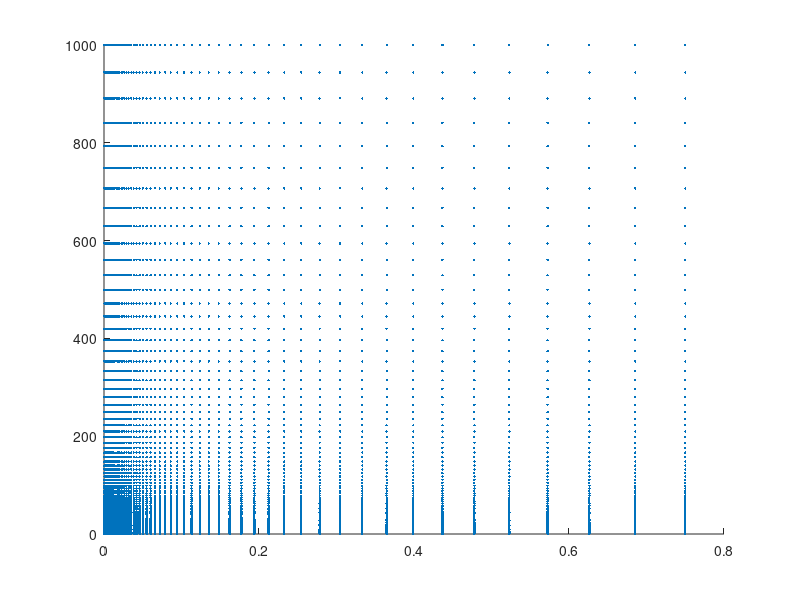

Write MATLAB code to recreate this figure. (Note: this script raises an error after producing the figure.)
clear all
clc
% close all

set(0, 'DefaultLineLineWidth', 2); %set thickness of all the lines = 2

n_pigment=1.196;  %real refractive index of pigment
k_pigment=0;  %imaginary refractive index of pigment
n_medium = 1;
nang=20000;
no_of_f_v=100;
no_of_xs=200;

f_v=logspace(-4,log10(0.75),no_of_f_v);
xs = logspace(-2,3,no_of_xs)';
teta=linspace(eps,pi,nang)';%don't start with zero to avoid division by zero
u=cos(teta);


gridmap=zeros(no_of_f_v*no_of_xs,2);
counter=1;
for i=1:length(xs)
    for j=1:length(f_v)
        gridmap(counter,1)=xs(i);
        gridmap(counter,2)=f_v(j);
        counter=counter+1;
    end
end
figure
s=scatter(gridmap(:,2),gridmap(:,1),3,'filled');
hAx=gca;
s.MarkerFaceColor = [1 0 0];
set(gca,'XScale', 'log')
set(gca,'YScale', 'log')
ylabel('Size parameter, \chi')
xlabel('Volume fraction, f_v')
hAx.XColor = [0 0 0];
hAx.YColor = [0 0 0];
hAx.LineWidth = 1.5;
axis square
xlim([10^-4 0.75])
ylim([10^-2 10^3])
hAx.XAxis.TickValues = [10^-4 10^-3 10^-2 10^-1 0.75];
xticklabels({'10^{-4}','10^{-3}','10^{-2}','10^{-1}','0.75'})
set(gca,'FontSize',13)
box on
saveas(gcf,['grid.png'])
% saveas(gcf,['grid.emf'])
saveas(gcf,['grid.fig'])


f_v_cr_1 = @(x_s) (0.9047./(pi./(2*x_s)+1)).^3;%drolen tien line

drolen_fv=f_v_cr_1(xs);
drolen_fv=drolen_fv(drolen_fv>0.006);
drolen_xs=xs(end-length(drolen_fv)+1:end);
drolen_fv=[0.006;drolen_fv];
drolen_xs=[10^-2;drolen_xs];

mishchenko_fv=[0.02,0.05,0.1,0.02,0.05,0.1]; %mishchenko's experiments
mishchenko_x=[4.208,4.208,4.208,4.916,4.916,4.916];

Qsca_ind = zeros(length(xs),1);
g_ind = zeros(length(xs),1);
Qsca_dep = zeros(length(xs),length(f_v));
g_dep = zeros(length(xs),length(f_v));

tic
parfor i=1:length(xs)
    x_0=xs(i)/n_medium; %size parameter
    [Qsca_ind(i),g_ind(i),S1,S2] = mie(x_0,n_medium,n_pigment,k_pigment,nang);
    Qsca_dep_i= zeros(1,length(f_v));
    g_dep_i= zeros(1,length(f_v));
    for j=1:length(f_v)
        S11=0.5*(abs(S1).^2+abs(S2).^2)';
        S=SSF_correction(f_v(j), teta, xs(i));
        Qsca_dep_i(j)=2*trapz(teta,sin(teta) .* S11 .* S)/abs(xs(i))^2;
        g_dep_i(j)=trapz(teta,sin(teta) .*cos(teta) .* S11 .* S)/trapz(teta,sin(teta) .* S11 .* S);
    end
    Qsca_dep(i,:)=Qsca_dep_i;
    g_dep(i,:)=g_dep_i;
end
toc

Qsca_dep_transport=Qsca_dep.*(1-g_dep);
Qsca_ind_transport=Qsca_ind.*(1-g_ind);

tra_error_monodisperse=100*abs(Qsca_ind_transport - Qsca_dep_transport)./Qsca_dep_transport;
error_monodisperse=100*abs(Qsca_ind - Qsca_dep)./Qsca_dep;
g_err_monodisperse=(g_ind - g_dep);
% g_err_monodisperse=100*abs(g_ssf-g_ssf(1,:))./g_ssf;

figure('Renderer', 'painters', 'Position', [500 300 528 420]) % starting point and height - width of the frame
contourf(f_v,xs,tra_error_monodisperse,'edgecolor','none','LevelList',[0:0.1:5])
hAx=gca;
caxis([0 5])
a = colorbar;
a.Label.String = 'Error = (\sigma_s''_i_n_d - \sigma_s''_d_e_p) / \sigma_s''_d_e_p  [%]';
a.Label.FontSize = 13;
set(gca,'XScale', 'log')
set(gca,'YScale', 'log')
ylabel('Size parameter')
xlabel('Volume fraction, f_v')
colormap(jet)
hold on
% [C,h]=contour(f_v,xs,error_monodisperse',[1 2 3 5 10 20],"ShowText",true,'edgecolor','black');
[C,h]=contour(f_v,xs,tra_error_monodisperse,[1 3 5],"ShowText",true,'edgecolor','black');
set(gca,'XScale', 'log')
set(gca,'YScale', 'log')
ylabel('Size parameter, \chi')
xlabel('Volume fraction, f_v')
hAx.XColor = [0 0 0];
hAx.YColor = [0 0 0];
hAx.LineWidth = 1.5;
axis square
set(h,'linewidth',1.5)
set(gca,'FontSize',13)
clabel(C,h,'FontSize',13,'Color','Black')
hold on
loglog(drolen_fv,drolen_xs,'--k')
scatter(mishchenko_fv([1,4]),mishchenko_x([1,4]),60,'MarkerEdgeColor',[0 0.8 0],...
          'LineWidth',1.5)
scatter(mishchenko_fv([2,5]),mishchenko_x([2,5]),60,'MarkerEdgeColor',[0.75, 0.75, 0],...
          'LineWidth',1.5)
scatter(mishchenko_fv([3,6]),mishchenko_x([3,6]),60,'MarkerEdgeColor',[1 0 0],...
          'LineWidth',1.5)
xlim([10^-4 0.75])
ylim([10^-2 10^3])
hAx.XAxis.TickValues = [10^-4 10^-3 10^-2 10^-1 0.75];
xticklabels({'10^{-4}','10^{-3}','10^{-2}','10^{-1}','0.75'})
txt = ['m = ' num2str(n_pigment/n_medium) ' + ' num2str(k_pigment/n_medium) '⋅i'];
t=text(1.25*10^-4,5*10^2,txt);
t.FontSize = 13;
t.Color = [1 1 1];

saveas(gcf,['transport_scat_coeff_ref.png'])
% saveas(gcf,['transport_scat_coeff_ref.emf'])
saveas(gcf,['transport_scat_coeff_ref.fig'])


figure('Renderer', 'painters', 'Position', [500 300 528 420]) % starting point and height - width of the frame

contourf(f_v,xs,error_monodisperse,'edgecolor','none','LevelList',[0:0.1:5])
hAx=gca;
caxis([0 5])
a = colorbar;
a.Label.String = 'Error = (\sigma_s_,_i_n_d - \sigma_s_,_d_e_p) / \sigma_s_,_d_e_p  [%]';
a.Label.FontSize = 13;
set(gca,'XScale', 'log')
set(gca,'YScale', 'log')
ylabel('Size parameter')
xlabel('Volume fraction, f_v')
colormap(jet)
hold on
% [C,h]=contour(f_v,xs,error_monodisperse',[1 2 3 5 10 20],"ShowText",true,'edgecolor','black');
[C,h]=contour(f_v,xs,error_monodisperse,[1 3 5],"ShowText",true,'edgecolor','black');
set(gca,'XScale', 'log')
set(gca,'YScale', 'log')
ylabel('Size parameter, \chi')
xlabel('Volume fraction, f_v')
hAx.XColor = [0 0 0];
hAx.YColor = [0 0 0];
hAx.LineWidth = 1.5;
axis square
set(h,'linewidth',1.5)
set(gca,'FontSize',13)
clabel(C,h,'FontSize',13,'Color','Black')
hold on
loglog(drolen_fv,drolen_xs,'--k')
scatter(mishchenko_fv([1,4]),mishchenko_x([1,4]),60,'MarkerEdgeColor',[0 0.8 0],...
          'LineWidth',1.5)
scatter(mishchenko_fv([2,5]),mishchenko_x([2,5]),60,'MarkerEdgeColor',[0.75, 0.75, 0],...
          'LineWidth',1.5)
scatter(mishchenko_fv([3,6]),mishchenko_x([3,6]),60,'MarkerEdgeColor',[1 0 0],...
          'LineWidth',1.5)
xlim([10^-4 0.75])
ylim([10^-2 10^3])
hAx.XAxis.TickValues = [10^-4 10^-3 10^-2 10^-1 0.75];
xticklabels({'10^{-4}','10^{-3}','10^{-2}','10^{-1}','0.75'})
txt = ['m = ' num2str(n_pigment/n_medium) ' + ' num2str(k_pigment/n_medium) '⋅i'];
t=text(1.25*10^-4,5*10^2,txt);
t.FontSize = 13;
t.Color = [1 1 1];
saveas(gcf,['scat_coeff_ref.png'])
% saveas(gcf,['scat_coeff_ref.emf'])
saveas(gcf,['scat_coeff_ref.fig'])

% g_err_monodisperse(g_err_monodisperse<0)=0;
figure('Renderer', 'painters', 'Position', [500 300 528 420]) % starting point and height - width of the frame

contourf(f_v,xs,g_err_monodisperse,'edgecolor','none','LevelList',[0:0.0005:0.05])
hAx=gca;
caxis([0 0.05])
a = colorbar;
a.Label.String = 'Error = g_i_n_d - g_d_e_p';
a.Label.FontSize = 13;
set(gca,'XScale', 'log')
set(gca,'YScale', 'log')
ylabel('Size parameter')
xlabel('Volume fraction, f_v')
colormap(jet)
hold on
[C,h]=contour(f_v,xs,g_err_monodisperse,[10 10],"ShowText",true,'edgecolor','black');
set(gca,'XScale', 'log')
set(gca,'YScale', 'log')
ylabel('Size parameter, \chi')
xlabel('Volume fraction, f_v')
hAx.XColor = [0 0 0];
hAx.YColor = [0 0 0];
hAx.LineWidth = 1.5;
axis square
set(h,'linewidth',1.5)
set(gca,'FontSize',13)
clabel(C,h,'FontSize',13,'Color','Black')
hold on
loglog(drolen_fv,drolen_xs,'--k')
scatter(mishchenko_fv([1,4]),mishchenko_x([1,4]),60,'MarkerEdgeColor',[0 0.8 0],...
          'LineWidth',1.5)
scatter(mishchenko_fv([2,5]),mishchenko_x([2,5]),60,'MarkerEdgeColor',[0.75, 0.75, 0],...
          'LineWidth',1.5)
scatter(mishchenko_fv([3,6]),mishchenko_x([3,6]),60,'MarkerEdgeColor',[1 0 0],...
          'LineWidth',1.5)
xlim([10^-4 0.75])
ylim([10^-2 10^3])
hAx.XAxis.TickValues = [10^-4 10^-3 10^-2 10^-1 0.75];
xticklabels({'10^{-4}','10^{-3}','10^{-2}','10^{-1}','0.75'})
txt = ['m = ' num2str(n_pigment/n_medium) ' + ' num2str(k_pigment/n_medium) '⋅i'];
t=text(1.25*10^-4,5*10^2,txt);
t.FontSize = 13;
t.Color = [1 1 1];
saveas(gcf,['asymm.png'])
% saveas(gcf,['asymm.emf'])
saveas(gcf,['asymm.fig'])
